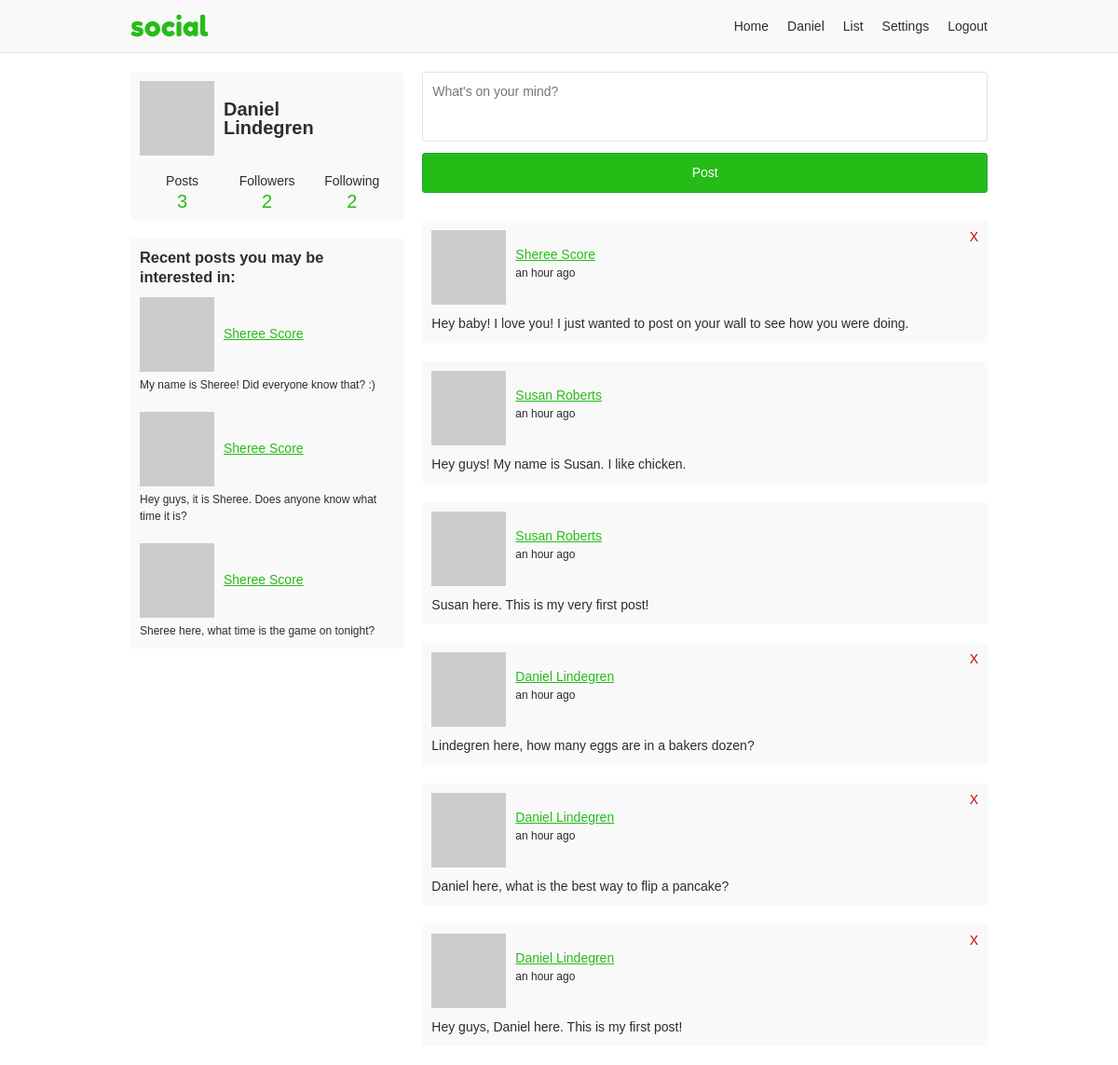
The page /home (signed in) on the database as committed earlier.
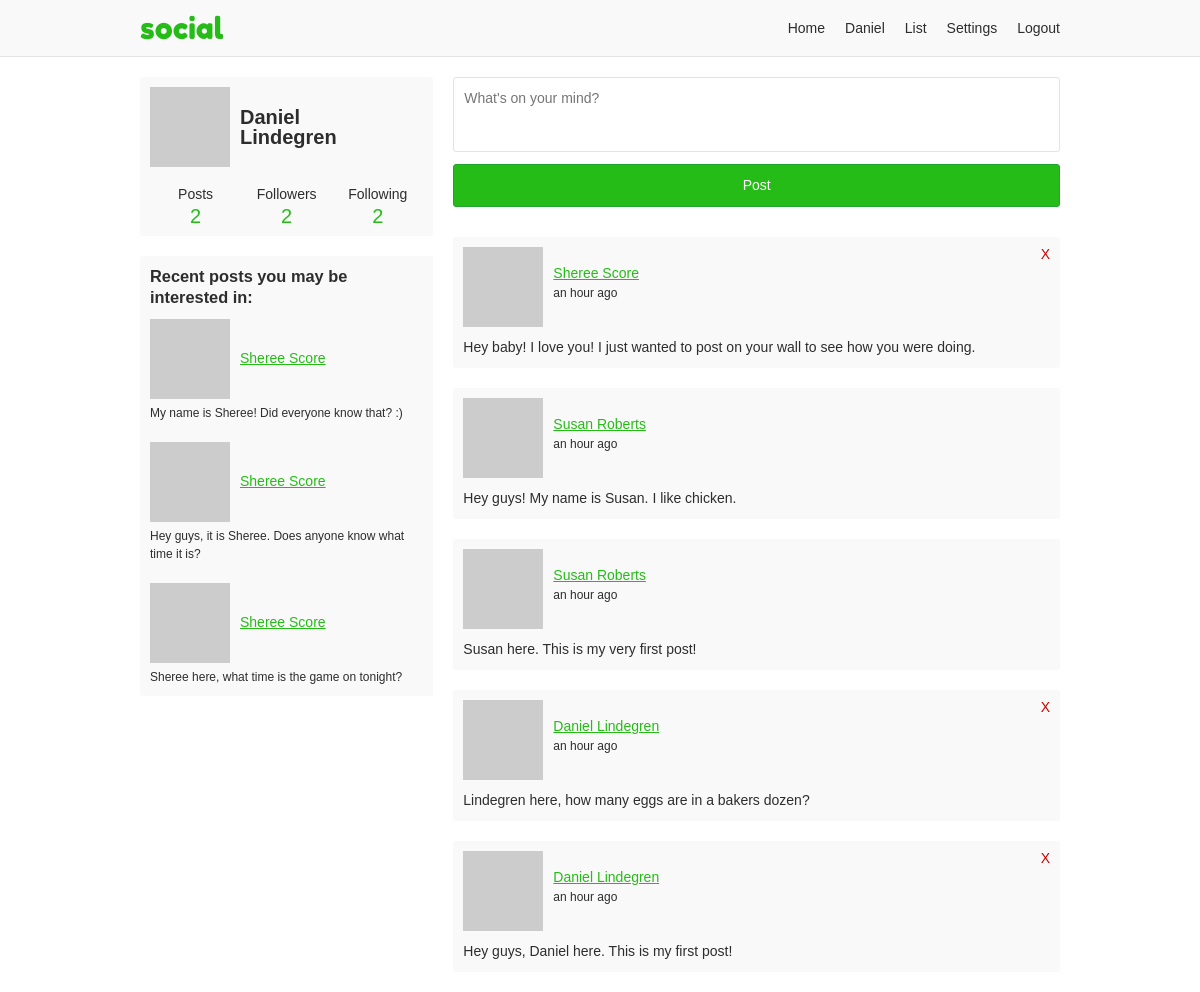
The same page on the database as committed later.
### app/users/models/user.py (models this page shows, shortened)
class User(UserMixin, db.Model, BaseModel):
    username = db.Column(db.String(35), nullable=False, unique=True)
    email = db.Column(db.String(255), nullable=False, unique=True)
    password = db.Column(db.String(128), nullable=False)
    first_name = db.Column(db.String(35), nullable=False)
    last_name = db.Column(db.String(35), nullable=False)
    about_me = db.Column(db.Text)
    last_seen = db.Column(db.DateTime, default=datetime.utcnow)
    posts_per_page = db.Column(db.Integer, default=10, nullable=False)
    full_name = column_property(first_name + " " + last_name)
    followed = db.relationship(
        'User',
        secondary=followers,
        primaryjoin='followers.c.follower_id == User.id',
        secondaryjoin='followers.c.followed_id == User.id',
        backref=db.backref('followers', lazy='dynamic'),
        lazy='dynamic')
    post_author = db.relationship(
        'Post',
        foreign_keys='Post.author_id',
        backref='author', lazy='dynamic')
    post_recipient = db.relationship(
        'Post',
        foreign_keys='Post.recipient_id',
        backref='recipient', lazy='dynamic')
    @property
    def unfollowed_posts(self):
        return Post.query.join(
            User, Post.author_id == User.id).join(
                followers,
                and_(followers.c.followed_id == User.id,
                     followers.c.follower_id == self.id),
                isouter=True).filter(
                    followers.c.follower_id == None, # noqa
                    User.id != self.id,
                    Post.author_id == Post.recipient_id,
                    User.active == True, # noqa
                    Post.active == True).order_by( # noqa
                        Post.created.desc())
    @property
    def get_followers(self):
        return self.followers.filter_by(active=True)
    @property
    def get_followed(self):
        return self.followed.filter_by(active=True)
    @property
    def followed_posts(self):
        followed = Post.query.\
            join(User, User.id == Post.author_id).\
            join(followers, followers.c.followed_id == Post.author_id).filter(
                followers.c.follower_id == self.id,
                Post.author_id == Post.recipient_id,
                Post.active == True, # noqa
                User.active == True) # noqa
        my_posts = Post.query.join(User, User.id == Post.author_id).filter(
            Post.recipient_id == self.id, User.active == True,
            Post.active == True)
        return followed.union(my_posts).order_by(Post.created.desc())
    @property
    def my_posts(self):
        return Post.query.join(User, User.id == Post.recipient_id).filter(
            Post.recipient_id == self.id, User.active == True,
            Post.author_id == self.id, Post.active == True)
    def avatar(self, size):
        digest = md5(self.email.lower().encode('utf-8')).hexdigest()
        return 'https://www.gravatar.com/avatar/{}?d=monsterid&s={}'.format(
            digest, size)

### app/users/models/post.py (models this page shows, shortened)
class Post(db.Model, BaseModel):
    body = db.Column(db.Text)
    author_id = db.Column(db.Integer, db.ForeignKey('user.id'))
    recipient_id = db.Column(db.Integer, db.ForeignKey('user.id'))

### app/users/views.py (the view)
@users.route('/home', methods=['GET', 'POST'])
@login_required
def home():
    form = PostForm()
    if form.validate_on_submit():
        post = Post(body=form.body.data, author=current_user,
                    recipient=current_user)
        post.commit()
        flash('Your post is now live!')
        return redirect(url_for('users.home'))
    page = request.args.get('page', 1, type=int)
    posts = current_user.followed_posts.paginate(
        page, current_user.posts_per_page, False)
    unfollowed_posts = current_user.unfollowed_posts.limit(8).all()
    return render_template('users/home.html', form=form, posts=posts,
                           unfollowed_posts=unfollowed_posts)

### app/users/forms.py
class PostForm(FlaskForm):
    body = TextAreaField('Say something', validators=[DataRequired()])
    submit = SubmitField('Post')

### app/helpers.py (called while the page is built)
def truncate(text, max_length=150):
    if len(text) > max_length:
        text = '{}...'.format(text[0:max_length])
    return text

### app/models.py (called while the page is built)
    def commit(self):
        try:
            db.session.add(self)
            db.session.commit()
            return self
        except Exception as E:
            db.session.rollback()
            raise E

### app/users/models/user.py (called while the page is built)
@login.user_loader
def load_user(id):
    return User.query.get(int(id))

### app/users/views.py (called while the page is built)
@users.before_request
def before_request():
    if current_user.is_authenticated:
        if not current_user.active:
            return redirect(url_for('static_views.logout'))
        current_user.last_seen = datetime.utcnow()
        current_user.commit()

### app/templates/users/home.html (shortened to what this page needs)
{% extends "base.html" %}
{% block content %}
<div class="grid-container">
  <div class="profile-aside">
    <div class="profile-info-container">
      <a class="profile-info" href="{{ url_for('users.profile', username=current_user.username) }}">
        <img src="{{ current_user.avatar(60) }}">
        <h2>{{ current_user.first_name }}<br>{{ current_user.last_name }}</h1>
      </a>
      <div class="user-numbers user-numbers-home">
        <a href="{{ url_for('users.profile', username=current_user.username) }}">
          Posts <span>{{ current_user.my_posts.count() }}</span>
        </a>
        <a href="{{ url_for('users.followers', username=current_user.username) }}">
          Followers <span>{{ current_user.get_followers.count() }}</span>
        </a>
        <a href="{{ url_for('users.following', username=current_user.username) }}">
          Following <span>{{ current_user.get_followed.count() }}</span>
        </a>
      </div>
    </div>
    {% if unfollowed_posts %}
    <div class="recent-posts-container">
      <h3>Recent posts you may be interested in</h3>
      <ul class="recent-posts">
        {% for post in unfollowed_posts %}
        <li>
          <a class="post-header" href="{{ url_for('users.profile', username=post.author.username) }}">
            <img src="{{ post.author.avatar(30) }}">
            <p>{{ post.author.full_name }}</p>
          </a>
          <p>{{ post.body|truncate }}</p>
        </li>
        {% endfor %}
      </ul>
    </div>
    {% endif %}
  </div>
  <div class="profile-content">
    <form method="post" novalidate>
      {{ form.body(placeholder="What's on your mind?") }}
      {{ form.submit }}
    </form>
    {% if posts.pages > 1 %}
      {% from "/_macros.html" import render_pagination %}
    {% endif %}
    {% if posts.items %}
      {% for post in posts.items %}
      {% include "/users/_post.html" %}
      {% endfor %}
    {% else %}
    <p class="card">Nothing to show. Post something, or start following some people.</p>
    {% endif %}
    {% if posts.pages > 1 %}
      {% from "/_macros.html" import render_pagination %}
    {% endif %}
  </div>
</div>
{% endblock %}

### app/templates/base.html (shortened to what this page needs)
<!doctype html>
<html lang="en">
<head>
  <link rel="stylesheet" href="{{ url_for('static', filename='css/layout.css') }}">
</head>
<body>
<div class="header-container">
  <header class="site-header responsive-container">
    <h1 class="branding"><a href="{{ url_for('static_views.index') }}">{{ APP_NAME }}</a></h1>
    {% if current_user.is_authenticated %}
    <ul class="primary-nav">
      <li><a href="{{ url_for('users.home') }}">Home</a></li>
      <li><a href="{{ url_for('users.profile', username=current_user.username) }}">{{ current_user.first_name }}</a></li>
      <li><a href="{{ url_for('users.list') }}">List</a></li>
      <li><a href="{{ url_for('users.settings_account') }}">Settings</a></li>
      <li><a href="{{ url_for('static_views.logout') }}">Logout</a></li>
    </ul>
    {% endif %}
  </header>
</div>
<div class="responsive-container">
{% block content %}
{% endblock %}
</div>
</body>
</html>

### app/templates/users/_post.html
<div class="post">
  <div class="post-header">
    <img src="{{ post.author.avatar(40) }}">
    <p class="post-info">
      <a href="{{ url_for('users.profile', username=post.author.username) }}">{{ post.author.full_name }}</a>
      <time>{{ moment(post.created).fromNow() }}</time>
    </p>
    {% if current_user == post.author or post.recipient_id == current_user.id %}
    <a class="delete-post" href="{{ url_for('users.user_action', username=post.author.username, action='delete-post', post_id=post.id) }}" title="Delete post">X</a>
    {% endif %}
  </div>
  <p class="post-body">{{ post.body }}</p>
</div>

### app/static/css/layout.css (style rules this page uses)
:root { --green: #26bc18; --dark-green: #21a42f; --light-gray: #f9f9f9; --dark-gray: #e3e3e3; --light-green: #e9ffe0; --green-border: #c9ffb2; --green-text: #335922; --text-color: #2d2d2d; --white: #fff; --red: #cc0000; }
*, *::before, *::after { box-sizing: border-box; }
html { font-family: sans-serif; font-size: 62.5%; }
article, aside, figcaption, figure, footer, header, hgroup, main, nav, section { display: block; }
body { margin: 0; color: var(--text-color); font-size: 1.4rem; line-height: 1; }
h1, h2, h3, h4, h5, h6 { margin: 0 0 10px 0; }
p, ol, ul, dl { margin: 0 0 10px 0; padding: 0; }
p { line-height: 1.5; }
img { display: block; }
ol, ul { list-style: none; }
a, a:link { color: var(--green); ext-decoration: none; }
.responsive-container { margin: 0 auto; max-width: 960px; padding: 0 20px; }
.grid-container { display: grid; grid-template-columns: repeat(12, [col-start] 1fr); grid-gap: 20px; }
.grid-container > .profile-aside, .grid-container > .profile-content, .grid-container > .settings-aside, .grid-container > .settings-content, .grid-container > .index-content, .grid-container > .index-registration { grid-column: col-start / -1; }
@media (min-width: 768px) { .grid-container > .profile-aside { grid-column: col-start / span 4; } }
@media (min-width: 768px) { .grid-container > .profile-content { grid-column: col-start 5 / span 8; } }
input, textarea { display: inline-block; margin-bottom: 10px; padding: 10px; width: 100%; border: 1px solid var(--dark-gray); border-radius: 3px; font-family: inherit; font-size: inherit; line-height: 1.5; }
textarea { height: 75px; resize: none; }
input[type=submit] { background-color: var(--green); border-color: var(--dark-green); color: var(--white); }
.header-container { margin-bottom: 20px; background-color: var(--light-gray); border-bottom: 1px solid var(--dark-gray); }
.header-container .site-header { align-items: center; display: flex; }
.branding { margin: 0; padding: 10px 0; }
.branding a { font: 30px "Fredoka One"; text-decoration: none; }
.primary-nav { display: flex; margin: 0 0 0 auto; }
.primary-nav li { padding: 0 10px; }
.primary-nav li:last-child { padding-right: 0; }
.primary-nav a { color: var(--text-color); text-decoration: none; }
.post { margin-bottom: 20px; padding: 10px; position: relative; background-color: var(--light-gray); border-radius: 3px; }
.profile-content > form { margin-bottom: 20px; }
.post .post-header { align-items: center; display: flex; }
.post .post-header img { align-self: flex-start; }
.post .post-header time { display: block; font-size: 1.2rem; }
.post .post-info { margin-left: 10px; }
.post .post-body { margin: 10px 0 0; }
.post .delete-post { position: absolute; top: 10px; right: 10px; color: var(--red); text-decoration: none; }
.recent-posts { margin-bottom: 0; }
.recent-posts li { margin-bottom: 20px; }
.recent-posts li:last-child { margin-bottom: 0; }
.recent-posts li > p { margin-bottom: 0; font-size: 1.2rem; }
.recent-posts .post-header { align-items: center; display: flex; margin-bottom: 5px; }
.recent-posts .post-header > p { margin: 0 0 0 10px; }
.profile-info-container, .about-container, .last-seen-container, .recent-posts-container { padding: 10px; margin-bottom: 20px; background-color: var(--light-gray); border-radius: 3px; }
.profile-info { align-items: center; display: flex; margin-bottom: 20px; overflow: hidden; }
.profile-info, .profile-info:link { color: var(--text-color); text-decoration: none; }
.profile-info > h2 { margin: 0 0 0 10px; font-size: 20px; }
.user-numbers { display: flex; text-align: center; }
.user-numbers > a { color: var(--text-color); text-decoration: none; }
.user-numbers-home > a { width: 33.33333333%; }
.user-numbers > a span { display: block; margin-top: 5px; color: var(--green); font-size: 20px; }
.recent-posts-container > h3 { line-height: 1.3; }
.recent-posts-container > h3:after { content: ":"; }

Rows that differ between the two databases and show on the page:
no longer on this page (row edited): Post: author.full_name "Daniel Lindegren", created "an hour ago", body "Daniel here, what is the best way to flip a pancake?"
Other text that changed with them:
{{ current_user.my_posts.count() }}: "3" → "2"
